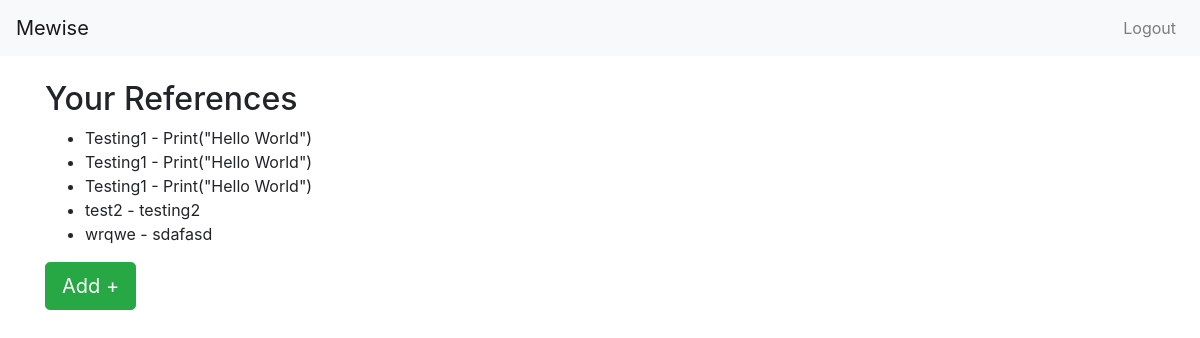
Screenshot of /data/ (signed in) with the database file from the repository.
### data/models.py (models this page shows, shortened)
class Quotes(models.Model):
    user = models.ForeignKey(
        User, on_delete=models.CASCADE, null=True, blank=True)
    title = models.CharField(max_length=200)
    description = models.TextField(null=True, blank=False)
    objects = DataManager()
    class Meta:
        order_with_respect_to = 'user'

### data/views.py (the view)
# urls.py: path('',views.data,name="data"),
@login_required
def data(request):
    user = request.user
    all_data = Quotes.objects.filter(user=user)
    return render(request, 'index.html', {'all_data': all_data})

### data/templates/index.html
{% extends 'base.html' %} {% block content %}
<div>
  <div>
    <h2>Your References</h2>
    <ul>
      {% for data in all_data %}
      <li>{{ data.title }} - {{ data.description }}</li>
      {% empty %}
      <li>No data available</li>
      {% endfor %}
    </ul>
  </div>
  <div>
    <p>
      <a class="btn btn-success btn-lg" href="{% url 'add' %}" role="button"
        >Add +</a
      >
    </p>
  </div>
</div>
{% endblock %}

### dashboard/templates/base.html (shortened to what this page needs)
<!DOCTYPE html>
<html lang="en">
  <head>
    <link
      href="https://maxcdn.bootstrapcdn.com/bootstrap/4.5.2/css/bootstrap.min.css"
      rel="stylesheet"
    />
  </head>
  <body>
    <nav class="navbar navbar-expand-lg navbar-light bg-light">
      <a class="navbar-brand" href="/">Mewise</a>
      <div class="collapse navbar-collapse" id="navbarNav">
        <ul class="navbar-nav ml-auto">
          {% if user.is_authenticated %}
          <li class="nav-item">
            <a class="nav-link" href="{% url 'logout' %}">Logout</a>
          </li>
          {% endif %}
        </ul>
      </div>
    </nav>
    <div class="container mt-4">{% block content %} {% endblock %}</div>
  </body>
</html>

### rows the page displays
Quotes: title "Testing1", description "Print(\"Hello World\")"
Quotes: title "Testing1", description "Print(\"Hello World\")"
Quotes: title "Testing1", description "Print(\"Hello World\")"
Quotes: title "test2", description "testing2"
Quotes: title "wrqwe", description "sdafasd"
